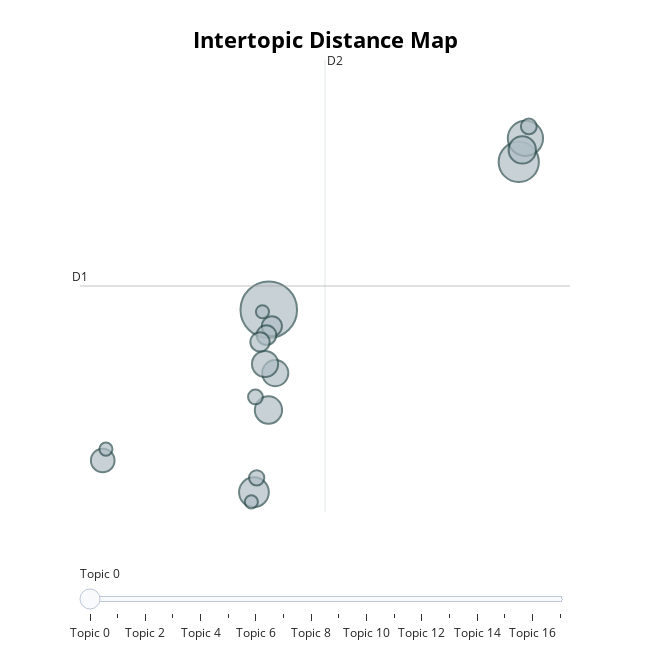

The code cell stored with this chart in its notebook:
### Code cell
topic_model.visualize_topics()

### Figure 1 — Plotly figure (JSON) as saved in the notebook; plotly's stock layout.template omitted (floating-point values rounded to 4 significant figures)
{"data": [{"customdata": [[0, "sprain |  |  |  | ", 206], [1, "pregnancy |  |  |  | ", 104], [2, "migraine |  |  |  | ", 80], [3, "neoplasm |  |  |  | ", 57], [4, "tuberculosis |  |  |  | ", 48], [5, "glaucoma |  |  |  | ", 48], [6, "concussion |  |  |  | ", 44], [7, "drowning in water |  |  |  | ", 44], [8, "poisoning |  |  |  | ", 36], [9, "aldosterone |  |  |  | ", 26], [10, "burn |  |  |  | ", 25], [11, "ulcer |  |  |  | ", 24], [12, "nephroptosis |  |  |  | ", 16], [13, "chondrocalcinosis |  |  |  | ", 15], [14, "dental edentulism |  |  |  | ", 14], [15, "drug |  |  |  | ", 11], [16, "lymphosarcoma |  |  |  | ", 11], [17, "postlaminectomy |  |  |  | ", 11]], "hovertemplate": "<b>Topic %{customdata[0]}</b><br>%{customdata[1]}<br>Size: %{customdata[2]}", "legendgroup": "", "marker": {"color": "#B0BEC5", "line": {"color": "DarkSlateGrey", "width": 2}, "size": [206, 104, 80, 57, 48, 48, 44, 44, 36, 26, 25, 24, 16, 15, 14, 11, 11, 11], "sizemode": "area", "sizeref": 0.1288, "symbol": "circle"}, "mode": "markers", "name": "", "orientation": "v", "showlegend": false, "type": "scatter", "x": [1.175, 21.29, 21.82, -0.01848, 1.149, 21.57, 1.694, 0.8761, -12.19, 1.425, 0.9893, 0.4697, 22.1, 0.2012, 0.1013, -11.93, -0.2272, 0.6671], "xaxis": "x", "y": [5.899, 9.262, 9.799, 1.751, 3.62, 9.534, 4.459, 4.667, 2.473, 5.526, 5.323, 5.169, 10.07, 2.079, 3.916, 2.73, 1.53, 5.854], "yaxis": "y"}], "layout": {"annotations": [{"showarrow": false, "text": "D1", "x": -14.01, "y": 6.44, "yshift": 10}, {"showarrow": false, "text": "D2", "x": 5.699, "xshift": 10, "y": 11.58}], "height": 650, "hoverlabel": {"bgcolor": "white", "font": {"family": "Rockwell", "size": 16}}, "legend": {"itemsizing": "constant", "tracegroupgap": 0}, "margin": {"t": 60}, "shapes": [{"line": {"color": "#CFD8DC", "width": 2}, "type": "line", "x0": 5.699, "x1": 5.699, "y0": 1.3, "y1": 11.58}, {"line": {"color": "#9E9E9E", "width": 2}, "type": "line", "x0": -14.01, "x1": 25.41, "y0": 6.44, "y1": 6.44}], "sliders": [{"active": 0, "pad": {"t": 50}, "steps": [{"args": [{"marker.color": [["red", "#B0BEC5", "#B0BEC5", "#B0BEC5", "#B0BEC5", "#B0BEC5", "#B0BEC5", "#B0BEC5", "#B0BEC5", "#B0BEC5", "#B0BEC5", "#B0BEC5", "#B0BEC5", "#B0BEC5", "#B0BEC5", "#B0BEC5", "#B0BEC5", "#B0BEC5"]]}], "label": "Topic 0", "method": "update"}, {"args": [{"marker.color": [["#B0BEC5", "red", "#B0BEC5", "#B0BEC5", "#B0BEC5", "#B0BEC5", "#B0BEC5", "#B0BEC5", "#B0BEC5", "#B0BEC5", "#B0BEC5", "#B0BEC5", "#B0BEC5", "#B0BEC5", "#B0BEC5", "#B0BEC5", "#B0BEC5", "#B0BEC5"]]}], "label": "Topic 1", "method": "update"}, {"args": [{"marker.color": [["#B0BEC5", "#B0BEC5", "red", "#B0BEC5", "#B0BEC5", "#B0BEC5", "#B0BEC5", "#B0BEC5", "#B0BEC5", "#B0BEC5", "#B0BEC5", "#B0BEC5", "#B0BEC5", "#B0BEC5", "#B0BEC5", "#B0BEC5", "#B0BEC5", "#B0BEC5"]]}], "label": "Topic 2", "method": "update"}, {"args": [{"marker.color": [["#B0BEC5", "#B0BEC5", "#B0BEC5", "red", "#B0BEC5", "#B0BEC5", "#B0BEC5", "#B0BEC5", "#B0BEC5", "#B0BEC5", "#B0BEC5", "#B0BEC5", "#B0BEC5", "#B0BEC5", "#B0BEC5", "#B0BEC5", "#B0BEC5", "#B0BEC5"]]}], "label": "Topic 3", "method": "update"}, {"args": [{"marker.color": [["#B0BEC5", "#B0BEC5", "#B0BEC5", "#B0BEC5", "red", "#B0BEC5", "#B0BEC5", "#B0BEC5", "#B0BEC5", "#B0BEC5", "#B0BEC5", "#B0BEC5", "#B0BEC5", "#B0BEC5", "#B0BEC5", "#B0BEC5", "#B0BEC5", "#B0BEC5"]]}], "label": "Topic 4", "method": "update"}, {"args": [{"marker.color": [["#B0BEC5", "#B0BEC5", "#B0BEC5", "#B0BEC5", "#B0BEC5", "red", "#B0BEC5", "#B0BEC5", "#B0BEC5", "#B0BEC5", "#B0BEC5", "#B0BEC5", "#B0BEC5", "#B0BEC5", "#B0BEC5", "#B0BEC5", "#B0BEC5", "#B0BEC5"]]}], "label": "Topic 5", "method": "update"}, {"args": [{"marker.color": [["#B0BEC5", "#B0BEC5", "#B0BEC5", "#B0BEC5", "#B0BEC5", "#B0BEC5", "red", "#B0BEC5", "#B0BEC5", "#B0BEC5", "#B0BEC5", "#B0BEC5", "#B0BEC5", "#B0BEC5", "#B0BEC5", "#B0BEC5", "#B0BEC5", "#B0BEC5"]]}], "label": "Topic 6", "method": "update"}, {"args": [{"marker.color": [["#B0BEC5", "#B0BEC5", "#B0BEC5", "#B0BEC5", "#B0BEC5", "#B0BEC5", "#B0BEC5", "red", "#B0BEC5", "#B0BEC5", "#B0BEC5", "#B0BEC5", "#B0BEC5", "#B0BEC5", "#B0BEC5", "#B0BEC5", "#B0BEC5", "#B0BEC5"]]}], "label": "Topic 7", "method": "update"}, {"args": [{"marker.color": [["#B0BEC5", "#B0BEC5", "#B0BEC5", "#B0BEC5", "#B0BEC5", "#B0BEC5", "#B0BEC5", "#B0BEC5", "red", "#B0BEC5", "#B0BEC5", "#B0BEC5", "#B0BEC5", "#B0BEC5", "#B0BEC5", "#B0BEC5", "#B0BEC5", "#B0BEC5"]]}], "label": "Topic 8", "method": "update"}, {"args": [{"marker.color": [["#B0BEC5", "#B0BEC5", "#B0BEC5", "#B0BEC5", "#B0BEC5", "#B0BEC5", "#B0BEC5", "#B0BEC5", "#B0BEC5", "red", "#B0BEC5", "#B0BEC5", "#B0BEC5", "#B0BEC5", "#B0BEC5", "#B0BEC5", "#B0BEC5", "#B0BEC5"]]}], "label": "Topic 9", "method": "update"}, {"args": [{"marker.color": [["#B0BEC5", "#B0BEC5", "#B0BEC5", "#B0BEC5", "#B0BEC5", "#B0BEC5", "#B0BEC5", "#B0BEC5", "#B0BEC5", "#B0BEC5", "red", "#B0BEC5", "#B0BEC5", "#B0BEC5", "#B0BEC5", "#B0BEC5", "#B0BEC5", "#B0BEC5"]]}], "label": "Topic 10", "method": "update"}, {"args": [{"marker.color": [["#B0BEC5", "#B0BEC5", "#B0BEC5", "#B0BEC5", "#B0BEC5", "#B0BEC5", "#B0BEC5", "#B0BEC5", "#B0BEC5", "#B0BEC5", "#B0BEC5", "red", "#B0BEC5", "#B0BEC5", "#B0BEC5", "#B0BEC5", "#B0BEC5", "#B0BEC5"]]}], "label": "Topic 11", "method": "update"}, {"args": [{"marker.color": [["#B0BEC5", "#B0BEC5", "#B0BEC5", "#B0BEC5", "#B0BEC5", "#B0BEC5", "#B0BEC5", "#B0BEC5", "#B0BEC5", "#B0BEC5", "#B0BEC5", "#B0BEC5", "red", "#B0BEC5", "#B0BEC5", "#B0BEC5", "#B0BEC5", "#B0BEC5"]]}], "label": "Topic 12", "method": "update"}, {"args": [{"marker.color": [["#B0BEC5", "#B0BEC5", "#B0BEC5", "#B0BEC5", "#B0BEC5", "#B0BEC5", "#B0BEC5", "#B0BEC5", "#B0BEC5", "#B0BEC5", "#B0BEC5", "#B0BEC5", "#B0BEC5", "red", "#B0BEC5", "#B0BEC5", "#B0BEC5", "#B0BEC5"]]}], "label": "Topic 13", "method": "update"}, {"args": [{"marker.color": [["#B0BEC5", "#B0BEC5", "#B0BEC5", "#B0BEC5", "#B0BEC5", "#B0BEC5", "#B0BEC5", "#B0BEC5", "#B0BEC5", "#B0BEC5", "#B0BEC5", "#B0BEC5", "#B0BEC5", "#B0BEC5", "red", "#B0BEC5", "#B0BEC5", "#B0BEC5"]]}], "label": "Topic 14", "method": "update"}, {"args": [{"marker.color": [["#B0BEC5", "#B0BEC5", "#B0BEC5", "#B0BEC5", "#B0BEC5", "#B0BEC5", "#B0BEC5", "#B0BEC5", "#B0BEC5", "#B0BEC5", "#B0BEC5", "#B0BEC5", "#B0BEC5", "#B0BEC5", "#B0BEC5", "red", "#B0BEC5", "#B0BEC5"]]}], "label": "Topic 15", "method": "update"}, {"args": [{"marker.color": [["#B0BEC5", "#B0BEC5", "#B0BEC5", "#B0BEC5", "#B0BEC5", "#B0BEC5", "#B0BEC5", "#B0BEC5", "#B0BEC5", "#B0BEC5", "#B0BEC5", "#B0BEC5", "#B0BEC5", "#B0BEC5", "#B0BEC5", "#B0BEC5", "red", "#B0BEC5"]]}], "label": "Topic 16", "method": "update"}, {"args": [{"marker.color": [["#B0BEC5", "#B0BEC5", "#B0BEC5", "#B0BEC5", "#B0BEC5", "#B0BEC5", "#B0BEC5", "#B0BEC5", "#B0BEC5", "#B0BEC5", "#B0BEC5", "#B0BEC5", "#B0BEC5", "#B0BEC5", "#B0BEC5", "#B0BEC5", "#B0BEC5", "red"]]}], "label": "Topic 17", "method": "update"}]}], "title": {"font": {"color": "Black", "size": 22}, "text": "<b>Intertopic Distance Map</b>", "x": 0.5, "xanchor": "center", "y": 0.95, "yanchor": "top"}, "width": 650, "xaxis": {"anchor": "y", "domain": [0, 1], "range": [-14.01, 25.41], "title": {"text": ""}, "visible": false}, "yaxis": {"anchor": "x", "domain": [0, 1], "range": [1.3, 11.58], "title": {"text": ""}, "visible": false}}}
